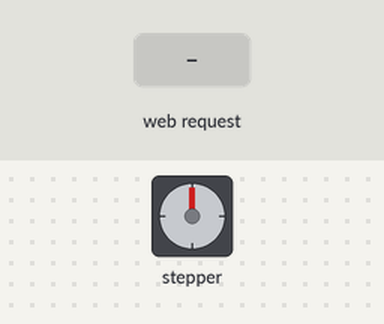
Simulated run of this sketch. Board: ESP32. Parts: stepper motor. The test bench sets the inputs (shaded band). WiFi joins after 1.5 s; servers stay silent unless stated; stepper angles assume 2038 steps per turn; what the sketch prints to the serial monitor is not drawn.

Above: at 2.7 s.
2.8 s: HTTP request GET /control?dir=forward received
At 3.25 s:
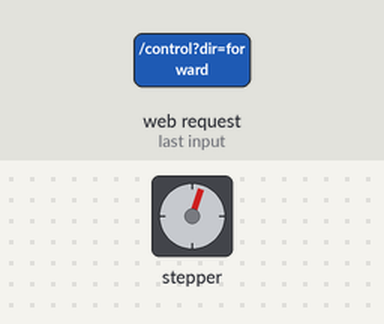
At 3.85 s:
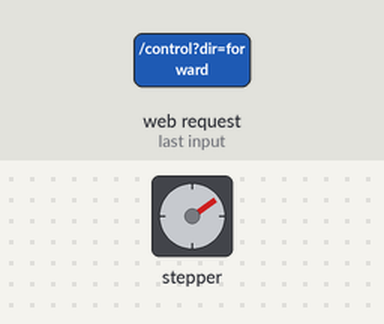
Timing chart, 0 to 16.3 s (numbered marks = the images above; inputs shaded):
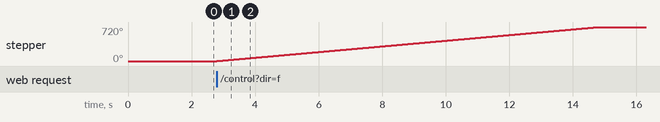

The sketch:

12.ino
```cpp
#include <Stepper.h>   // stepper motor control library
#include <WiFi.h>      // ESP32 WiFi function library
#include <WebServer.h> // Web server library

// Motor parameters（28BYJ-48）
const int STEPS_PER_REV = 2038;  // Actual steps per turn
const int MOTOR_PIN1 = 14;       // IN1
const int MOTOR_PIN2 = 27;       // IN2
const int MOTOR_PIN3 = 16;       // IN3
const int MOTOR_PIN4 = 17;       // IN4

// default parameters
int motorSpeed = 10;      // The default rotation speed is 10 turns per minute
int rotationCount = 2;    // By default, it rotates 2 turns

// set the WiFi name and password
const char* ssid = "YourWiFiSSID";     // your WiFi name
const char* password = "YourWiFiPassword"; // your WiFi password

// Initialize the stepper motor (note the pin sequence: IN1-IN3-IN2-IN4)
Stepper myStepper(STEPS_PER_REV, MOTOR_PIN1, MOTOR_PIN3, MOTOR_PIN2, MOTOR_PIN4);

WebServer server(80);  // Create a Web server on port 80

void setup() {
  Serial.begin(115200);

  // Connect to WiFi
  WiFi.begin(ssid, password);
  Serial.print("Connecting to WiFi...");
  while (WiFi.status() != WL_CONNECTED) {
    delay(500);
    Serial.print(".");
  }
  Serial.println("");
  Serial.println("WiFi connected");
  Serial.print("IP address: ");
  Serial.println(WiFi.localIP()); // Print the obtained IP address

  // Set the route
  server.on("/", handleRoot);           // Root directory request
  server.on("/control", handleControl); // Control request

  server.begin(); // Start the Web server
  Serial.println("HTTP server started");
}

void loop() {
  server.handleClient(); // Handle client request
}

// Motor rotation function
void rotateMotor(int turns, bool reverse) {
  myStepper.setSpeed(motorSpeed); // Set the rotation speed
  int steps = STEPS_PER_REV * turns * (reverse ? -1 : 1); // Calculate the total number of steps (the direction is determined by reverse)
  myStepper.step(steps); // rotate
}

// Handle root directory request
void handleRoot() {
  String html = R"=====(
<!DOCTYPE html>
<html>
<head>
  <meta name="viewport" content="width=device-width, initial-scale=1">
  <title>ESP32 Stepper motor control</title>
  <style>
    body { font-family: Arial; text-align: center; margin: 0 auto; padding: 20px; }
    .control { margin: 20px; padding: 15px; background: #f0f0f0; border-radius: 10px; }
    input, button { padding: 10px; margin: 5px; }
    button { background: #4CAF50; color: white; border: none; cursor: pointer; }
    button:hover { background: #45a049; }
  </style>
</head>
<body>
  <h1>ESP32 Stepper motor control</h1>
  <div class="control">
    <h2>Motor control</h2>
    <button onclick="controlMotor('forward')">Forward rotation</button>
    <button onclick="controlMotor('reverse')">Reverse rotation</button>
  </div>
  <div class="control">
    <h2>Parameter setting</h2>
    <label for="speed">Rotation speed (RPM): </label>
    <input type="number" id="speed" value=")"=====" + String(motorSpeed) + R"=====(" min="1" max="15"><br>
    <label for="turns">Number of rotations: </label>
    <input type="number" id="turns" value=")"=====" + String(rotationCount) + R"=====(" min="1" max="10"><br>
    <button onclick="updateSettings()">Update settings</button>
  </div>
  <script>
    function controlMotor(direction) {
      fetch('/control?dir=' + direction)
        .then(response => response.text())
        .then(data => console.log(data));
    }
    function updateSettings() {
      let speed = document.getElementById('speed').value;
      let turns = document.getElementById('turns').value;
      fetch('/control?speed=' + speed + '&turns=' + turns)
        .then(response => response.text())
        .then(data => console.log(data));
    }
  </script>
</body>
</html>
)=====";

  server.send(200, "text/html", html);  // Send the complete HTML page
}

// Handle control requests
void handleControl() {
  // Process direction control
  if (server.hasArg("dir")) {          // Check if there are direction parameters
    String direction = server.arg("dir"); // Obtain the parameter values
    if (direction == "forward") {
      rotateMotor(rotationCount, false); // forward
      server.send(200, "text/plain", "forward rotation " + String(rotationCount) + " turn");
    } else if (direction == "reverse") {
      rotateMotor(rotationCount, true); // reverse
      server.send(200, "text/plain", "reverse rotation " + String(rotationCount) + " turn");
    }
  }

  // Handle parameter settings
  if (server.hasArg("speed") || server.hasArg("turns")) {
    if (server.hasArg("speed")) {
      motorSpeed = server.arg("speed").toInt();
      motorSpeed = constrain(motorSpeed, 1, 15); // limit within 1-15 RPM
    }
    if (server.hasArg("turns")) {
      rotationCount = server.arg("turns").toInt();
      rotationCount = constrain(rotationCount, 1, 10); // limit within 1-10 turns
    }
    server.send(200, "text/plain", "Parameters updated: rotation speed=" + String(motorSpeed) + " RPM, turns=" + String(rotationCount));
  }
}
```

Measured:
- after the input at 2.8 s, stepper: turns 720° clockwise in 12.0 s, starting at once
